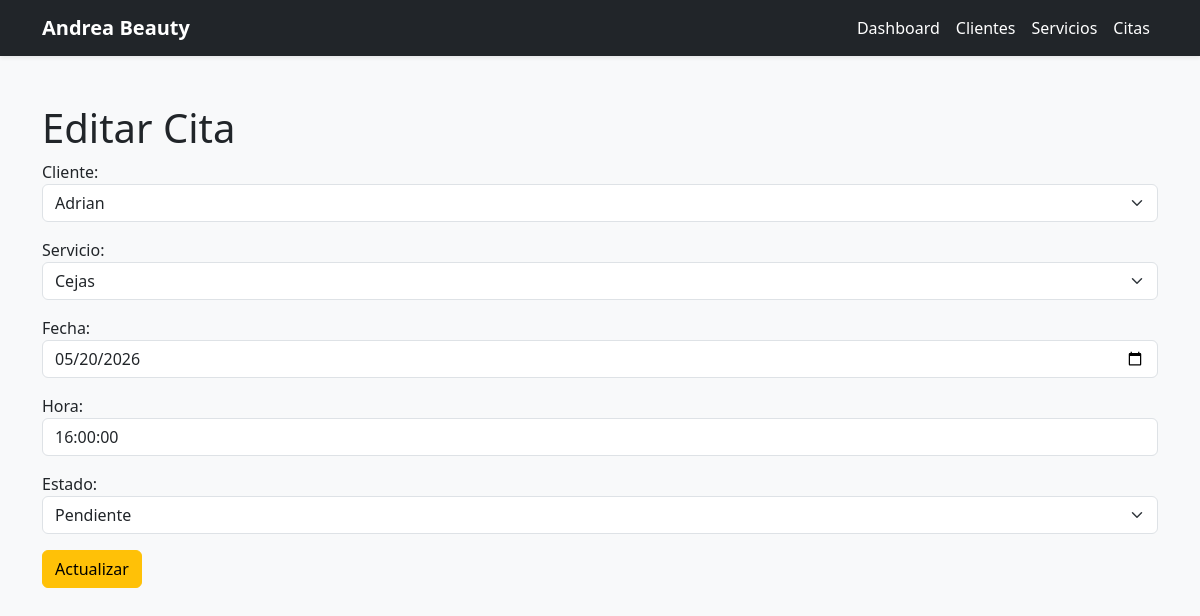
The page /citas/2/editar/ on the database its author committed.
### salon/models.py (models this page shows, shortened)
class Cita(models.Model):
    ESTADOS = [
        ('Pendiente', 'Pendiente'),
        ('Completada', 'Completada'),
        ('Cancelada', 'Cancelada'),
    ]
    cliente = models.ForeignKey(
        Cliente,
        on_delete=models.CASCADE
    )
    servicio = models.ForeignKey(
        Servicio,
        on_delete=models.CASCADE
    )
    fecha = models.DateField()
    hora = models.TimeField()
    estado = models.CharField(
        max_length=20,
        choices=ESTADOS,
        default='Pendiente'
    )

### salon/views.py (the view, shortened to what this page needs)
class CitaUpdateView(UpdateView):
    model = Cita
    form_class = CitaForm
    template_name = 'salon/citas/update.html'
    success_url = reverse_lazy('salon:citas')

### salon/forms.py
class CitaForm(forms.ModelForm):
    class Meta:
        model = Cita
        fields = '__all__'
        widgets = {
            'cliente': forms.Select(attrs={
                'class': 'form-select'
            }),
            'servicio': forms.Select(attrs={
                'class': 'form-select'
            }),
            'fecha': forms.DateInput(attrs={
                'class': 'form-control',
                'type': 'date'
            }),
            'hora': forms.TimeInput(attrs={
                'class': 'form-control'
            }),
            'estado': forms.Select(attrs={
                'class': 'form-select'
            }),
        }

### salon/models.py (called while the page is built)
    def __str__(self):
        return self.nombre

    def __str__(self):
        return self.nombre

### salon/templates/salon/citas/update.html (shortened to what this page needs)
{% extends 'salon/base.html' %}
{% block content %}
<h1>Editar Cita</h1>
<form method="POST">
    {{ form.as_p }}
    <button class="btn btn-warning">
        Actualizar
    </button>
</form>
{% endblock %}

### rows shown on the page
Cita: cliente "Adrian", servicio "Cejas", fecha "05/20/2026", hora "16:00:00", estado "Pendiente"
